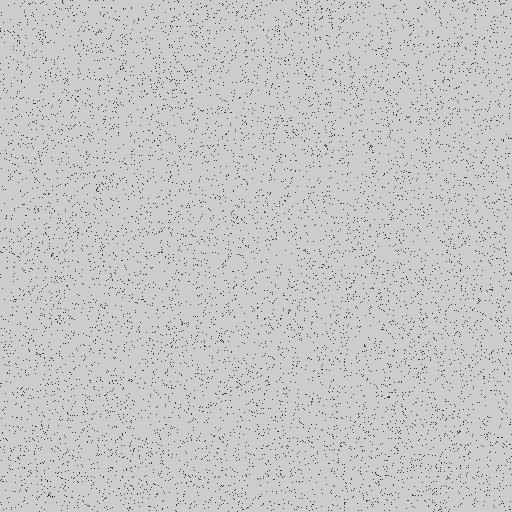
Frame 1 (no input)
Frame 60 (the mouse pressed at the canvas centre just before this capture): identical to frame 1, image omitted
Frame 120 (the mouse held since frame 60 and released just before this capture): identical to frame 1, image omitted

The Processing sketch that drew this single still picture (run headless with seeded random() and noise(); from frame 60 on, the mouse is pressed at the canvas centre):

// Processing sketch: processing_153234
// ── processing_153234.pde

class Point2D {
  public float x;
  public float y;
  public Point2D(float x, float y) {
    this.x = x;
    this.y = y;
  }
}

class AABB {
  public Point2D center;
  public Point2D halfDimension;
  public AABB(Point2D center, Point2D halfDimension) {
    this.center = center;
    this.halfDimension = halfDimension;
  }
  public boolean containsPoint(Point2D p) {
    return Math.abs(p.x-center.x)<halfDimension.x && 
      Math.abs(p.y-center.y)<halfDimension.y;
  }
  public boolean intersectsAABB(AABB other) {
    return Math.abs(other.center.x - center.x)<(other.halfDimension.x + halfDimension.x) &&
      Math.abs(other.center.y - center.y)<(other.halfDimension.y + halfDimension.y);
  }
}

class QuadTree {
  private AABB boundary;
  private QuadTree northWest;
  private QuadTree northEast;
  private QuadTree southWest;
  private QuadTree southEast;
  private ArrayList<Point2D> points;
  public QuadTree(AABB boundary) {
    this.boundary = boundary;
    points = new ArrayList<Point2D>();
  }

  public boolean insert(Point2D p) {
    if (!boundary.containsPoint(p))
      return false;

    if (points.size()<4) {
      points.add(p);
      return true;
    }

    if (northWest==null)
      subdivide();

    if (northWest.insert(p)) return true;
    if (northEast.insert(p)) return true;
    if (southWest.insert(p)) return true;
    if (southEast.insert(p)) return true;

    return false;
  }

  protected void subdivide() {
    northWest = new QuadTree(new AABB(    
    new Point2D(boundary.center.x - boundary.halfDimension.x/2, boundary.center.y - boundary.halfDimension.y/2), 
    new Point2D(boundary.halfDimension.x/2, boundary.halfDimension.y/2)));

    northEast = new QuadTree(new AABB(    
    new Point2D(boundary.center.x + boundary.halfDimension.x/2, boundary.center.y - boundary.halfDimension.y/2), 
    new Point2D(boundary.halfDimension.x/2, boundary.halfDimension.y/2)));

    southWest = new QuadTree(new AABB(    
    new Point2D(boundary.center.x - boundary.halfDimension.x/2, boundary.center.y + boundary.halfDimension.y/2), 
    new Point2D(boundary.halfDimension.x/2, boundary.halfDimension.y/2)));

    southEast = new QuadTree(new AABB(    
    new Point2D(boundary.center.x + boundary.halfDimension.x/2, boundary.center.y + boundary.halfDimension.y/2), 
    new Point2D(boundary.halfDimension.x/2, boundary.halfDimension.y/2)));
  }

  public ArrayList<Point2D> queryRange(AABB range) {
    ArrayList<Point2D> result = new ArrayList<Point2D>();
    if (!boundary.intersectsAABB(range))
      return result;

    for (Point2D p: points)
      if (range.containsPoint(p))
        result.add(p);

    if (northWest == null)
      return result;

    result.addAll(northWest.queryRange(range));
    result.addAll(northEast.queryRange(range));
    result.addAll(southWest.queryRange(range));
    result.addAll(southEast.queryRange(range));

    return result;
  }
}

QuadTree qt;

void setup() {
  size(512, 512);
  qt = new QuadTree(new AABB(new Point2D(width/2, height/2), new Point2D(width/2, height/2)));

  for (int i=0; i<10000;i++) {
    Point2D newPoint = new Point2D(random(width), random(height));
    point(newPoint.x, newPoint.y);
    qt.insert(newPoint );
  }  
}

void draw(){
}

void mouseMoved() {
  background(200);
  
  for(Point2D p: qt.queryRange(new AABB(new Point2D(mouseX, mouseY),new Point2D(64,64)))){
    ellipse(p.x, p.y, 3, 3);
  }
}
